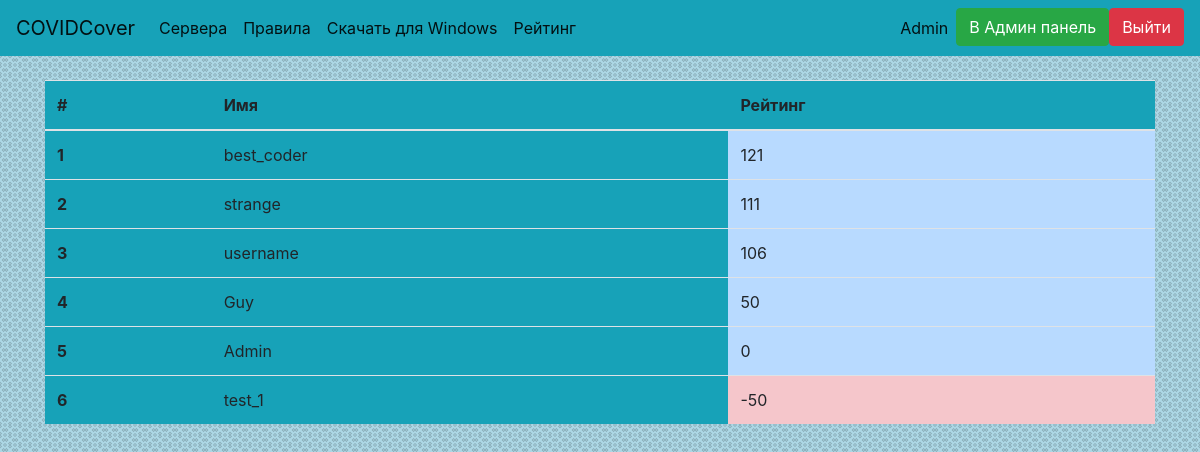
Page /get_leaderboard (signed in) on the earlier database version.
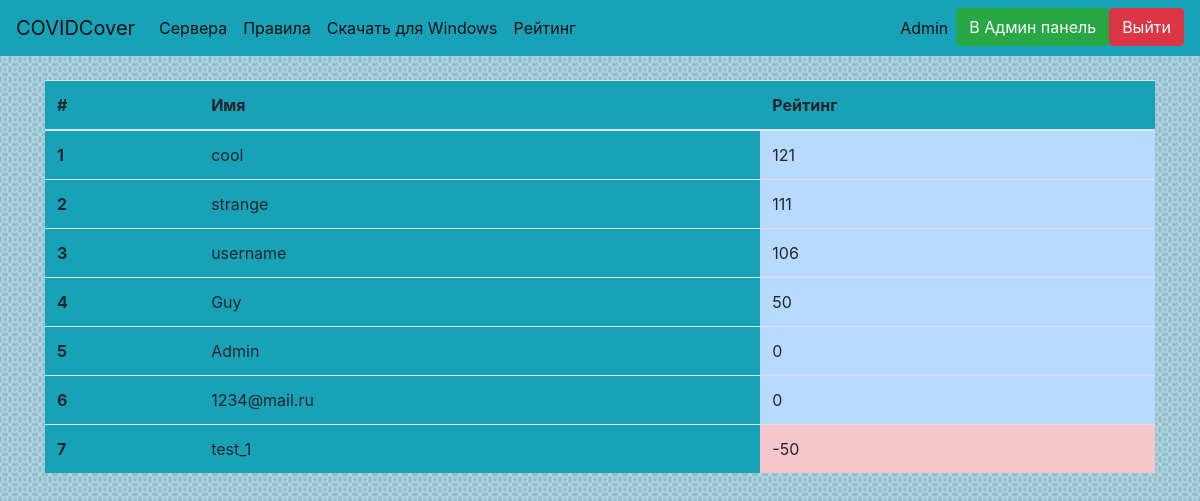
Same page on the later database version.
### website/data/user.py (models this page shows, shortened)
class User(SqlAlchemyBase, UserMixin, SerializerMixin):
    __tablename__ = 'users'
    id = Column(Integer, primary_key=True, autoincrement=True, unique=True)
    email = Column(String, unique=True)
    username = Column(String, unique=True)
    hashed_password = Column(String, unique=False)
    token = Column(String, default=lambda: str(uuid4()), unique=True)
    privilege = Column(Integer, ForeignKey('privileges.id'), default=2, unique=False)
    order = relation('Order', back_populates='user')
    privilege_obj = relation('Privilege')
    score = Column(Integer, default=0, unique=False)
    role = Column(String, unique=False, default='', nullable=True)

### website/main.py (the view)
@app.route('/get_leaderboard')
def get_leaderboard():
    if current_user.is_authenticated:
        session = create_session()
        users = session.query(User).order_by(User.score.desc())
        return render_template('leaderboard.html', title='Leaderboard', users=users)
    else:
        abort(404)

### website/data/db_session.py (called while the page is built)
def create_session():
    global __factory
    return __factory()

### website/main.py (called while the page is built)
@login_manager.user_loader
def load_user(user_id):
    session = create_session()
    return session.query(User).get(user_id)

### website/templates/leaderboard.html
{% extends 'base.html' %}
{% block body %}
<div>
    <table class="table bg-info">
        <thead>
            <tr>
                <th scope="col">#</th>
                <th scope="col">Имя</th>
                <th scope="col">Рейтинг</th>
            </tr>
        </thead>
    <tbody>
        {% for user in users %}
        <tr>
            <th scope="row">{{ loop.index }}</th>
            <td>{{ user.username }}</td>
            {% if user.score >= 0 %}
            <td class="table-primary">{{ user.score }}</td>
            {% else %}
            <td class="table-danger">{{ user.score }}</td>
            {% endif %}
        </tr>
        {% endfor %}
    </tbody>
    </table>
</div>
{% endblock %}

### website/templates/base.html (shortened to what this page needs)
<!DOCTYPE html>
<html lang="ru">
<head>
    <link rel="stylesheet" href="https://stackpath.bootstrapcdn.com/bootstrap/4.4.1/css/bootstrap.min.css">
    <link rel="stylesheet" href="/static/css/styles.css">
</head>
<body class="bg">
    <header>
<nav class="navbar navbar-expand-lg navbar-light bg-info">
  <a class="navbar-brand" href="/">COVIDCover</a>
  <div class="collapse navbar-collapse" id="navbarSupportedContent">
    <ul class="navbar-nav mr-auto">
            {% if current_user.is_authenticated %}
      <li class="nav-item active">
        <a class="nav-link" href="/monitor_servers">Сервера</a>
      </li>
        {% endif %}
<li class="nav-item active">
        <a class="nav-link" href="/rules" role="button">Правила</a>
      </li>
        <li class="nav-item active">
        <a class="nav-link" href="/static/installer.exe" role="button">Скачать для Windows</a>
      </li>
            {% if current_user.is_authenticated %}
        <li class="nav-item active">
        <a class="nav-link" href="/get_leaderboard" role="button">Рейтинг</a>
      </li>
        {% endif %}
    </ul>
    <ul class="navbar-nav">
    {% if current_user.is_authenticated %}
      <li class="nav-item active">
          <a class="nav-link disabled" href="/logout">{{ current_user.username }}</a>
      </li>
        {% if current_user.privilege == 1 %}
        <li class="nav-item active">
            <a class="btn btn-success" href="/admin">В Админ панель</a>
        </li>
        {% endif %}
        <li class="nav-item active">
          <a class="btn btn-danger" href="/logout">Выйти</a>
      </li>
          {% else %}
        <li class="nav-item">
            <a class="btn btn-primary " href="/register">Зарегистрироваться</a>
            <a class="btn btn-success" href="/login">Войти</a>
        </li>
    {% endif %}
    </ul>
  </div>
</nav>
    </header>
    <div>
    <main role="main" class="container">
        <br>
        {% block body %}{% endblock %}
    </main>
    </div>
</body>
</html>

Differences in the rows shown:
changed User: username "best_coder" → "cool"
added User: username "1234@mail.ru", score "0"
